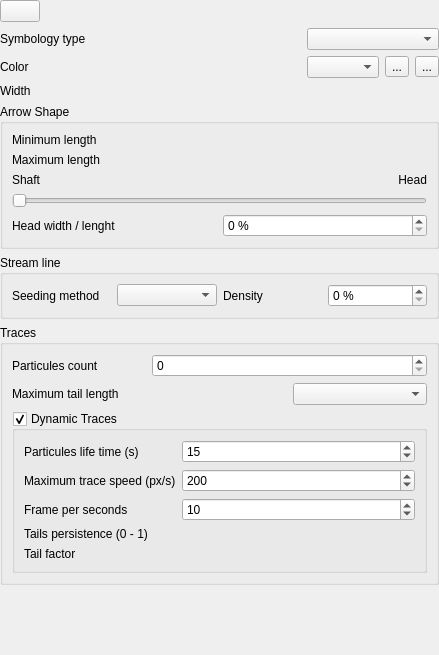
<?xml version="1.0" encoding="UTF-8"?>
<ui version="4.0">
 <class>ReosMeshVectorRenderingWidget</class>
 <widget class="QWidget" name="ReosMeshVectorRenderingWidget">
  <property name="geometry">
   <rect>
    <x>0</x>
    <y>0</y>
    <width>439</width>
    <height>655</height>
   </rect>
  </property>
  <property name="windowTitle">
   <string>Form</string>
  </property>
  <layout class="QGridLayout" name="gridLayout">
   <property name="leftMargin">
    <number>0</number>
   </property>
   <property name="topMargin">
    <number>0</number>
   </property>
   <property name="rightMargin">
    <number>0</number>
   </property>
   <property name="bottomMargin">
    <number>0</number>
   </property>
   <item row="4" column="1">
    <layout class="QHBoxLayout" name="horizontalLayout_2">
     <item>
      <widget class="QComboBox" name="mColorModeCombo"/>
     </item>
     <item>
      <widget class="ReosColorButton" name="mUniqueColorButton">
       <property name="text">
        <string>...</string>
       </property>
      </widget>
     </item>
     <item>
      <widget class="QToolButton" name="mColorRampToolButton">
       <property name="text">
        <string>...</string>
       </property>
       <property name="icon">
        <iconset resource="../../images/images.qrc">
         <normaloff>:/images/scalarContour.svg</normaloff>:/images/scalarContour.svg</iconset>
       </property>
      </widget>
     </item>
    </layout>
   </item>
   <item row="3" column="1">
    <widget class="QComboBox" name="mSymbologyTypeCombo"/>
   </item>
   <item row="2" column="0">
    <layout class="QHBoxLayout" name="horizontalLayout_3">
     <property name="topMargin">
      <number>0</number>
     </property>
     <item>
      <widget class="QPushButton" name="mBackButton">
       <property name="text">
        <string/>
       </property>
       <property name="icon">
        <iconset resource="../../images/images.qrc">
         <normaloff>:/images/back.svg</normaloff>:/images/back.svg</iconset>
       </property>
       <property name="iconSize">
        <size>
         <width>16</width>
         <height>16</height>
        </size>
       </property>
      </widget>
     </item>
     <item>
      <spacer name="horizontalSpacer">
       <property name="orientation">
        <enum>Qt::Horizontal</enum>
       </property>
       <property name="sizeHint" stdset="0">
        <size>
         <width>40</width>
         <height>20</height>
        </size>
       </property>
      </spacer>
     </item>
    </layout>
   </item>
   <item row="4" column="0">
    <widget class="QLabel" name="label_2">
     <property name="text">
      <string>Color</string>
     </property>
    </widget>
   </item>
   <item row="5" column="0">
    <widget class="QLabel" name="label_3">
     <property name="text">
      <string>Width</string>
     </property>
    </widget>
   </item>
   <item row="8" column="0" colspan="2">
    <widget class="QGroupBox" name="mTracesGroupBox">
     <property name="title">
      <string>Traces</string>
     </property>
     <layout class="QGridLayout" name="gridLayout_3">
      <item row="1" column="0">
       <widget class="QLabel" name="label_10">
        <property name="text">
         <string>Maximum tail length</string>
        </property>
       </widget>
      </item>
      <item row="2" column="0" colspan="3">
       <widget class="QGroupBox" name="mDynamicTracesGroupBox">
        <property name="title">
         <string>Dynamic Traces</string>
        </property>
        <property name="checkable">
         <bool>true</bool>
        </property>
        <layout class="QGridLayout" name="gridLayout_5">
         <item row="2" column="0">
          <widget class="QLabel" name="label_14">
           <property name="text">
            <string>Frame per seconds</string>
           </property>
          </widget>
         </item>
         <item row="4" column="1" colspan="2">
          <widget class="ReosParameterDoubleWidget" name="mTracesTailFactorDoubleWidget" native="true"/>
         </item>
         <item row="1" column="0">
          <widget class="QLabel" name="label_13">
           <property name="text">
            <string>Maximum trace speed (px/s)</string>
           </property>
          </widget>
         </item>
         <item row="3" column="0">
          <widget class="QLabel" name="label_15">
           <property name="text">
            <string>Tails persistence (0 - 1)</string>
           </property>
          </widget>
         </item>
         <item row="3" column="1" colspan="2">
          <widget class="ReosParameterDoubleWidget" name="mTracesTailsPersistentDoubleWidget" native="true"/>
         </item>
         <item row="2" column="1" colspan="2">
          <widget class="QSpinBox" name="mTracesFPSSpinBox">
           <property name="maximum">
            <number>15</number>
           </property>
           <property name="value">
            <number>10</number>
           </property>
          </widget>
         </item>
         <item row="4" column="0">
          <widget class="QLabel" name="label_16">
           <property name="text">
            <string>Tail factor</string>
           </property>
          </widget>
         </item>
         <item row="1" column="1" colspan="2">
          <widget class="QSpinBox" name="mTracesMaxSpeedSpinBox">
           <property name="maximum">
            <number>10000</number>
           </property>
           <property name="singleStep">
            <number>100</number>
           </property>
           <property name="value">
            <number>200</number>
           </property>
          </widget>
         </item>
         <item row="0" column="0">
          <widget class="QLabel" name="label_17">
           <property name="text">
            <string>Particules life time (s)</string>
           </property>
          </widget>
         </item>
         <item row="0" column="1" colspan="2">
          <widget class="QSpinBox" name="mTracesLifeTimeSpinBox">
           <property name="maximum">
            <number>99999999</number>
           </property>
           <property name="value">
            <number>15</number>
           </property>
          </widget>
         </item>
        </layout>
       </widget>
      </item>
      <item row="1" column="2">
       <widget class="QComboBox" name="mTailUnitCombo"/>
      </item>
      <item row="0" column="0">
       <widget class="QLabel" name="label_9">
        <property name="text">
         <string>Particules count</string>
        </property>
       </widget>
      </item>
      <item row="0" column="1" colspan="2">
       <widget class="QSpinBox" name="mTracesParticulesCountSpinBox">
        <property name="maximum">
         <number>1000000</number>
        </property>
       </widget>
      </item>
      <item row="1" column="1">
       <widget class="ReosParameterDoubleWidget" name="mMaximumTailLengthWidget" native="true"/>
      </item>
     </layout>
    </widget>
   </item>
   <item row="6" column="0" colspan="2">
    <widget class="QGroupBox" name="mArrowShapeGroupBox">
     <property name="title">
      <string>Arrow Shape</string>
     </property>
     <layout class="QGridLayout" name="gridLayout_2">
      <item row="4" column="0">
       <widget class="QLabel" name="label_8">
        <property name="text">
         <string>Maximum length</string>
        </property>
       </widget>
      </item>
      <item row="3" column="0">
       <widget class="QLabel" name="label_7">
        <property name="text">
         <string>Minimum length</string>
        </property>
       </widget>
      </item>
      <item row="7" column="0">
       <widget class="QLabel" name="label_4">
        <property name="text">
         <string>Head width / lenght</string>
        </property>
       </widget>
      </item>
      <item row="5" column="0">
       <widget class="QLabel" name="label_5">
        <property name="text">
         <string>Shaft</string>
        </property>
       </widget>
      </item>
      <item row="5" column="1">
       <widget class="QLabel" name="label_6">
        <property name="text">
         <string>Head</string>
        </property>
        <property name="alignment">
         <set>Qt::AlignRight|Qt::AlignTrailing|Qt::AlignVCenter</set>
        </property>
       </widget>
      </item>
      <item row="6" column="0" colspan="2">
       <widget class="QSlider" name="mShaftHeadSlider">
        <property name="maximum">
         <number>100</number>
        </property>
        <property name="orientation">
         <enum>Qt::Horizontal</enum>
        </property>
       </widget>
      </item>
      <item row="4" column="1">
       <widget class="ReosParameterDoubleWidget" name="mMaximumLengthWidget" native="true"/>
      </item>
      <item row="3" column="1">
       <widget class="ReosParameterDoubleWidget" name="mMinimumLengthWidget" native="true"/>
      </item>
      <item row="7" column="1">
       <widget class="QSpinBox" name="mHeadWidthSpinBox">
        <property name="suffix">
         <string> %</string>
        </property>
       </widget>
      </item>
     </layout>
    </widget>
   </item>
   <item row="7" column="0" colspan="2">
    <widget class="QGroupBox" name="mStreamLineGroupBox">
     <property name="title">
      <string>Stream line</string>
     </property>
     <layout class="QGridLayout" name="gridLayout_4">
      <item row="0" column="1">
       <widget class="QComboBox" name="mStreamLineSeedingMethodCombo"/>
      </item>
      <item row="0" column="3">
       <widget class="QSpinBox" name="mStreamLineDensitySpinBox">
        <property name="suffix">
         <string> %</string>
        </property>
       </widget>
      </item>
      <item row="0" column="0">
       <widget class="QLabel" name="label_11">
        <property name="text">
         <string>Seeding method</string>
        </property>
       </widget>
      </item>
      <item row="0" column="2">
       <widget class="QLabel" name="label_12">
        <property name="text">
         <string>Density</string>
        </property>
       </widget>
      </item>
     </layout>
    </widget>
   </item>
   <item row="9" column="0">
    <spacer name="verticalSpacer">
     <property name="orientation">
      <enum>Qt::Vertical</enum>
     </property>
     <property name="sizeHint" stdset="0">
      <size>
       <width>20</width>
       <height>40</height>
      </size>
     </property>
    </spacer>
   </item>
   <item row="3" column="0">
    <widget class="QLabel" name="label">
     <property name="text">
      <string>Symbology type</string>
     </property>
    </widget>
   </item>
   <item row="5" column="1">
    <widget class="ReosParameterDoubleWidget" name="mWidthWidget" native="true"/>
   </item>
  </layout>
 </widget>
 <customwidgets>
  <customwidget>
   <class>ReosParameterDoubleWidget</class>
   <extends>QWidget</extends>
   <header>reosparameterwidget.h</header>
   <container>1</container>
  </customwidget>
  <customwidget>
   <class>ReosColorButton</class>
   <extends>QToolButton</extends>
   <header>reoscolorbutton.h</header>
  </customwidget>
 </customwidgets>
 <resources>
  <include location="../../images/images.qrc"/>
 </resources>
 <connections/>
</ui>
